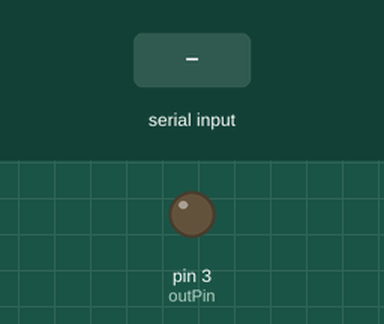
This sketch was run on a simulated Arduino Uno, built with avr-gcc and run on an emulated ATmega328P. Parts: output pins drawn as LEDs (lit = HIGH). The test bench sets the inputs (shaded band). What the sketch prints to the serial monitor is not drawn.

Above: at 1.2 s.
1.3 s: "1" received over Serial
At 2.0 s:
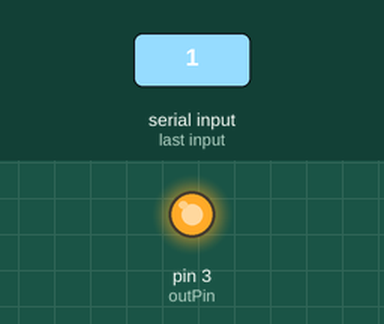
2.8 s: "0" received over Serial
At 3.2 s:
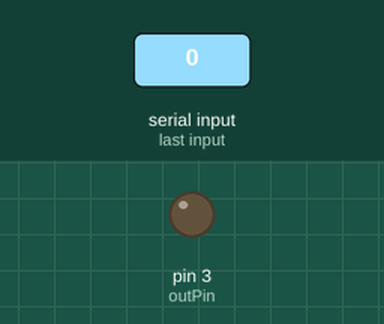
Timing chart, 0 to 5.8 s (numbered marks = the images above; inputs shaded):
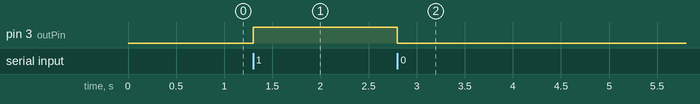

Measured:
- after the input at 1.3 s, pin 3 (outPin): LOW → HIGH at once
- after the input at 2.8 s, pin 3 (outPin): HIGH → LOW at once

The sketch:

szkic_06_01.ino
```cpp
//szkic 06.01.

const int outPin = 3;

void setup()
{
  pinMode(outPin, OUTPUT);
  Serial.begin(9600);
  Serial.println("Wybierz 1 lub 0");
}

void loop()
{
  if (Serial.available() > 0)
  {
    char ch = Serial.read();
    if (ch == '1')
    {
      digitalWrite(outPin, HIGH);
    }
    else if (ch == '0')
    {
      digitalWrite(outPin, LOW);
    }
  }
}
```
